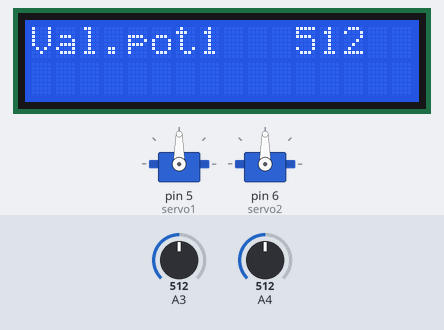
Recording of a sketch running on a simulated Arduino Uno, built with avr-gcc and run on an emulated ATmega328P. Shown: 16×2 character LCD, 2 × servo. Inputs (shaded band) come from the test bench; at power-on: A3 = 512, A4 = 512.

Above: at 1.2 s.
1.3 s: A3 set to 716
At 2.9 s:
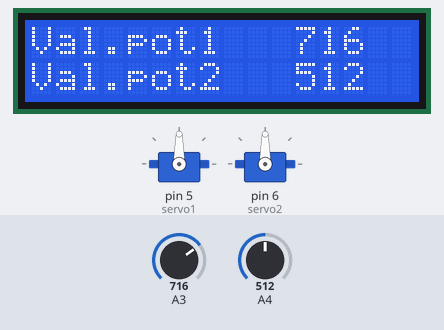
5.1 s: A4 set to 716
At 6.0 s:
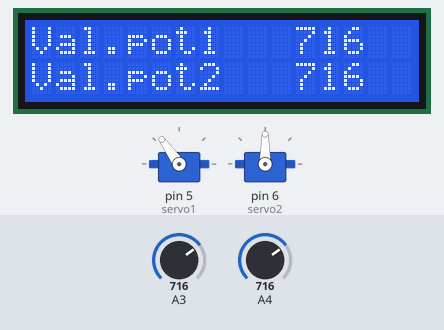
8.6 s: A3 set to 900
At 9.6 s:
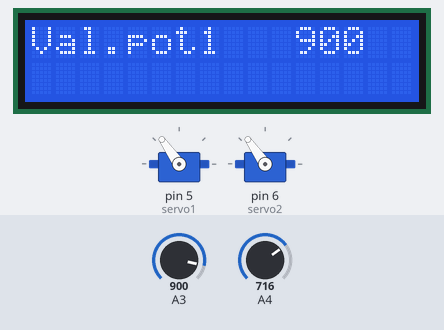
12.7 s: A4 set to 900
At 14.2 s:
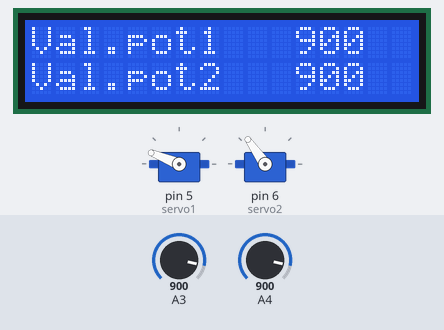
16.8 s: A3 set to 1023
At 17.8 s:
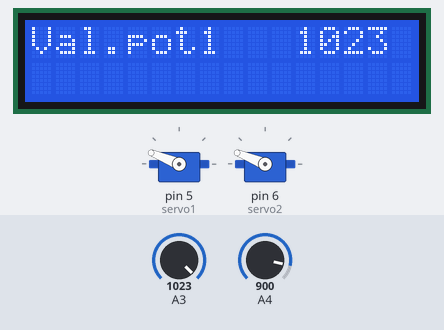
20.9 s: A4 set to 1023
At 22.4 s:
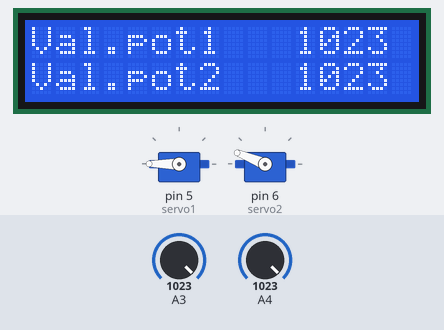
Timing chart, 0 to 24.0 s (numbered marks = the images above; inputs shaded):
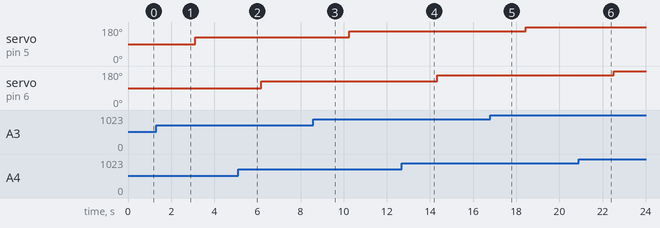

The sketch:

Servo_LCD_Pot.ino
```cpp
#include <Servo.h>
#include<LiquidCrystal.h>

LiquidCrystal lcd(13,12,11,10,9,8);

Servo servo1;  // Create a servo object
Servo servo2;  // Create a second servo object
int pot1, pot2;
void setup()
{
  lcd.begin(16 ,2);
  servo1.attach(5);  // Attaches the servo on pin 5 to the servo1 object
  servo2.attach(6);  // Attaches the servo on pin 6 to the servo2 object

  servo1.write(90);  // Put servo1 at home position
  servo2.write(90);  // Put servo2 at home postion

}

void loop()
{
  pot1 = analogRead(3); // Read the X-Axis
  pot2 = analogRead(4); // Read the Y-Axis

  lcd.print("Val.pot1");
  lcd.setCursor(11,0);
  lcd.print(pot1);
  delay(500);

  lcd.setCursor(0,1);
  lcd.print("Val.pot2");
  lcd.setCursor(11,1);
  lcd.print(pot2);
  delay(500);
  lcd.clear();

  pot1 = map(pot1,0,1023,0,180);
  pot2=map(pot2,0,1023,0,180);
  servo1.write(pot1);
  servo2.write(pot2);
  delay(15);
}
```

Measured:
- after the input at 1.3 s, servo on pin 5 (servo1): 90° → 125° after 1.8 s
- after the input at 5.1 s, servo on pin 6 (servo2): 90° → 125° after 1.1 s
- after the input at 8.6 s, servo on pin 5 (servo1): 125° → 158° after 1.7 s
- after the input at 12.7 s, servo on pin 6 (servo2): 125° → 158° after 1.6 s
- after the input at 16.8 s, servo on pin 5 (servo1): 158° → 180° after 1.6 s
- after the input at 20.9 s, servo on pin 6 (servo2): 158° → 180° after 1.6 s
- what the display in image 1 shows lasts 0.5 s, from 2.6 s to 3.1 s
